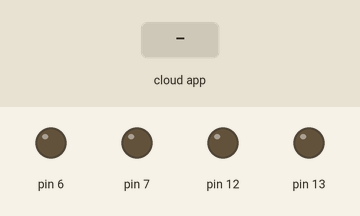
This sketch was run on a simulated Arduino Uno, built with avr-gcc and run on an emulated ATmega328P. On the bench: output pins drawn as LEDs (lit = HIGH). Inputs (shaded band) come from the test bench. The ROS host is connected and sends only what is stated.

Above: at 1.2 s.
1.3 s: the phone or cloud app sets linear.x to -100
At 1.9 s:
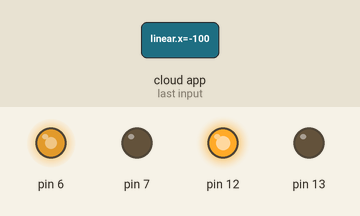
2.8 s: the phone or cloud app sets linear.x to 100
At 3.1 s:
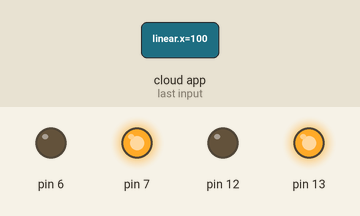
Timing chart, 0 to 5.8 s (numbered marks = the images above; inputs shaded):
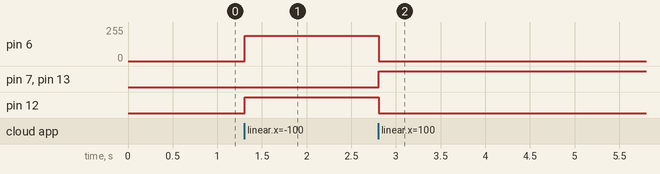

The sketch:

Robot_ros.ino
```cpp
#include <ros.h>

#include "Motor.h"
#include <ros.h>
#include <geometry_msgs/Twist.h>
#include <PID_v1.h>
#include <geometry_msgs/Vector3Stamped.h>
#include <ros/time.h>


ros::NodeHandle  nh;

#define LOOPTIME 10

Motor right(13,12,11);
Motor left(7,6,5);

volatile long encoder0Pos = 0;    // encoder 1
volatile long encoder1Pos = 0;    // encoder 2

double left_kp = 3.8 , left_ki = 0 , left_kd = 0.0;             // modify for optimal performance
double right_kp = 4 , right_ki = 0 , right_kd = 0.0;

double right_input = 0, right_output = 0, right_setpoint = 0;
PID rightPID(&right_input, &right_output, &right_setpoint, right_kp, right_ki, right_kd, DIRECT);

double left_input = 0, left_output = 0, left_setpoint = 0;
PID leftPID(&left_input, &left_output, &left_setpoint, left_kp, left_ki, left_kd, DIRECT);

float demandx=0;
float demandz=0;

double demand_speed_left;
double demand_speed_right;

unsigned long currentMillis;
unsigned long prevMillis;

float encoder0Diff;
float encoder1Diff;

float encoder0Error;
float encoder1Error;

float encoder0Prev;
float encoder1Prev;

void cmd_vel_cb( const geometry_msgs::Twist& twist){
  demandx = twist.linear.x;
  demandz = twist.angular.z;
}

ros::Subscriber<geometry_msgs::Twist> sub("cmd_vel", cmd_vel_cb );
geometry_msgs::Vector3Stamped speed_msg;                                //create a "speed_msg" ROS message
ros::Publisher speed_pub("speed", &speed_msg);                          //create a publisher to ROS topic "speed" using the "speed_msg" type

double speed_act_left = 0;                    //Actual speed for left wheel in m/s
double speed_act_right = 0;                    //Command speed for left wheel in m/s

void setup() {
  nh.initNode();
  nh.subscribe(sub);
  nh.advertise(speed_pub);                  //prepare to publish speed in ROS topic
//  Serial.begin(115200);

  rightPID.SetMode(AUTOMATIC);
  rightPID.SetSampleTime(1);
  rightPID.SetOutputLimits(-100, 100);

  leftPID.SetMode(AUTOMATIC);
  leftPID.SetSampleTime(1);
  leftPID.SetOutputLimits(-100, 100);

//  Serial.println("Basic Encoder Test:");
  attachInterrupt(digitalPinToInterrupt(left.en_a), change_left_a, CHANGE);

  attachInterrupt(digitalPinToInterrupt(right.en_a), change_right_a, CHANGE);

}

void loop() {
  currentMillis = millis();
  if (currentMillis - prevMillis >= LOOPTIME){
    prevMillis = currentMillis;

    demand_speed_left = demandx - (demandz*0.1075);
    demand_speed_right = demandx + (demandz*0.1075);

    /*PID controller for speed control
      Base speed being 1 ms and the demand_speed variables controlling it at fractions of the base.
      The PID controller keeps trying to match the difference
      in encoder counts to match with the required amount, hence controlling the speed. */
    encoder0Diff = encoder0Pos - encoder0Prev; // Get difference between ticks to compute speed
    encoder1Diff = encoder1Pos - encoder1Prev;

    speed_act_left = encoder0Diff/39.65;
    speed_act_right = encoder1Diff/39.65;

    encoder0Error = (demand_speed_left*39.65)-encoder0Diff; // 3965 ticks in 1m = 39.65 ticks in 10ms, due to the 10 millis loop
    encoder1Error = (demand_speed_right*39.65)-encoder1Diff;

    encoder0Prev = encoder0Pos; // Saving values
    encoder1Prev = encoder1Pos;

    left_setpoint = demand_speed_left*39.65;  //Setting required speed as a mul/frac of 1 m/s
    right_setpoint = demand_speed_right*39.65;

    left_input = encoder0Diff;  //Input to PID controller is the current difference
    right_input = encoder1Diff;

    leftPID.Compute();
    left.rotate(left_output);
    rightPID.Compute();
    right.rotate(right_output);
//    Serial.print(encoder0Pos);
//    Serial.print(",");
//    Serial.println(encoder1Pos);
  }
  publishSpeed(LOOPTIME);
  nh.spinOnce();
}


//Publish function for odometry, uses a vector type message to send the data (message type is not meant for that but that's easier than creating a specific message type)
void publishSpeed(double time) {
  speed_msg.header.stamp = nh.now();      //timestamp for odometry data
  speed_msg.vector.x = speed_act_left;    //left wheel speed (in m/s)
  speed_msg.vector.y = speed_act_right;   //right wheel speed (in m/s)
  speed_msg.vector.z = time/1000;         //looptime, should be the same as specified in LOOPTIME (in s)
  speed_pub.publish(&speed_msg);
//  nh.loginfo("Publishing odometry");
}


// ************** encoders interrupts **************

// ************** encoder 1 *********************


void change_left_a(){

  // look for a low-to-high on channel A
  if (digitalRead(left.en_a) == HIGH) {

      encoder0Pos = encoder0Pos + 1;         // CW
  }
  else   // must be a high-to-low edge on channel A
  {
      encoder0Pos = encoder0Pos - 1;          // CCW

  }
}

// ************** encoder 2 *********************

void change_right_a(){

  // look for a low-to-high on channel A
  if (digitalRead(right.en_a) == HIGH) {

      encoder1Pos = encoder1Pos - 1;         // CW
    }

  else   // must be a high-to-low edge on channel A
  {


      encoder1Pos = encoder1Pos + 1;          // CCW

  }

}
```

Motor.cpp
```cpp
#include "Arduino.h"
#include "Motor.h"


Motor::Motor(int plus, int minus, int en_a) {
  pinMode(plus,OUTPUT);
  pinMode(minus,OUTPUT);
  pinMode(en_a,INPUT_PULLUP);
  Motor::plus = plus;
  Motor::minus = minus;
  Motor::en_a = en_a;
}

void Motor::rotate(int value) {
  if(value>=0){
    //Max Voltage with 16V battery with 12V required
    //(12/16)*255 ~=190
//    Serial.println("called");
//    Serial.println(plus);
    int out = map(value, 0, 100, 0, 190);
    analogWrite(plus,out);
    analogWrite(minus,0);
  }else{
    //Max Voltage with 16V battery with 12V required
    //(12/16)*255 ~=190
    int out = map(value, 0, -100, 0, 190);
    analogWrite(plus,0);
    analogWrite(minus,out);
  }
}
```

Motor.h
```cpp
/*
  Motor.h - Library for working with the Cytron SPG30E-30K.
  Created by Vinay Lanka, January 27, 2021.
*/
#ifndef Motor_h
#define Motor_h

#include "Arduino.h"

class Motor {
  public:
    //Constructor - Plus and Minus are the Motor output / en_a and en_b are the encoder inputs
    Motor(int plus, int minus, int en_a);
    //Spin the motor with a percentage value
    void rotate(int value);
    //Motor Outputs - plus is one direction and minus is the other
    int plus;
    int minus;
    //Encoder Inputs
    int en_a;
};

#endif
```

Measured:
- after the input at 1.3 s, pin 6: 0/255 → 190/255 at once; pin 12: LOW → HIGH at once
- after the input at 2.8 s, pin 6: 190/255 → 0/255 at once; pin 7, pin 13: LOW → HIGH at once; pin 12: HIGH → LOW at once
